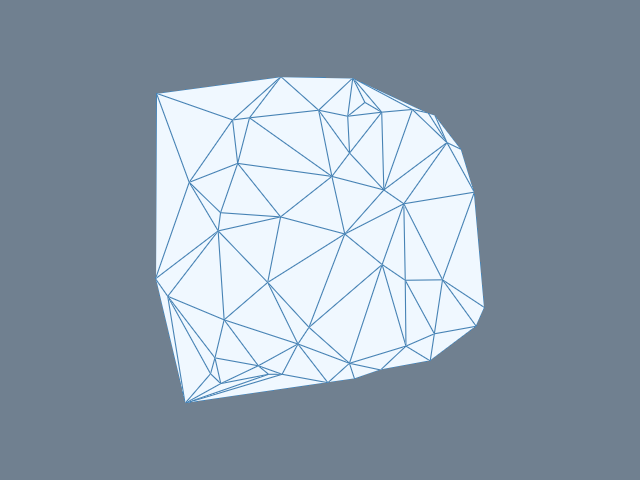

Write Python code to recreate this figure.
#!/usr/bin/env python

# Triangulate a set of randomly scattered 2D points using vtkDelaunay2D
# and display the resulting triangulation with visible edges.

# Factory overrides: importing these modules registers the OpenGL rendering
# and interaction style implementations for vtkRenderingCore factory classes.
import vtkmodules.vtkInteractionStyle  # noqa: F401
import vtkmodules.vtkRenderingOpenGL2  # noqa: F401
# VTK pipeline classes used in this example
from vtkmodules.vtkCommonCore import (
    vtkMinimalStandardRandomSequence,
    vtkPoints,
)
from vtkmodules.vtkCommonDataModel import vtkPolyData
from vtkmodules.vtkFiltersCore import vtkDelaunay2D
from vtkmodules.vtkRenderingCore import (
    vtkActor,
    vtkPolyDataMapper,
    vtkRenderWindow,
    vtkRenderWindowInteractor,
    vtkRenderer,
)

# Colors (normalized RGB)
slate_gray_background_rgb = (0.439, 0.502, 0.565)
alice_blue_rgb = (0.941, 0.973, 1.000)
steel_blue_rgb = (0.275, 0.510, 0.706)

# Generate 50 random 2D points (z = 0)
rng = vtkMinimalStandardRandomSequence()
rng.SetSeed(99887)

points = vtkPoints()
for _ in range(50):
    rng.Next()
    x = rng.GetRangeValue(-5.0, 5.0)
    rng.Next()
    y = rng.GetRangeValue(-5.0, 5.0)
    points.InsertNextPoint(x, y, 0.0)

point_poly = vtkPolyData()
point_poly.SetPoints(points)

# Delaunay2D: triangulate the scattered points
delaunay = vtkDelaunay2D()
delaunay.SetInputData(point_poly)

# Mapper: map the triangulation to graphics primitives
mapper = vtkPolyDataMapper()
mapper.SetInputConnection(delaunay.GetOutputPort())
mapper.ScalarVisibilityOff()

# Actor: display the triangulation with visible edges
actor = vtkActor()
actor.SetMapper(mapper)
actor.GetProperty().SetColor(alice_blue_rgb)
actor.GetProperty().EdgeVisibilityOn()
actor.GetProperty().SetEdgeColor(steel_blue_rgb)

# Renderer: assemble the scene and configure the camera
renderer = vtkRenderer()
renderer.AddActor(actor)
renderer.SetBackground(slate_gray_background_rgb)

# Window: display the rendered scene
render_window = vtkRenderWindow()
render_window.AddRenderer(renderer)
render_window.SetWindowName("triangulation")
render_window.SetMultiSamples(0)
render_window.SetSize(640, 480)

# Interactor: handle mouse and keyboard events
render_window_interactor = vtkRenderWindowInteractor()
render_window_interactor.SetRenderWindow(render_window)

# Scene: configure the camera
renderer.ResetCamera()

render_window_interactor.Initialize()
render_window_interactor.Start()
